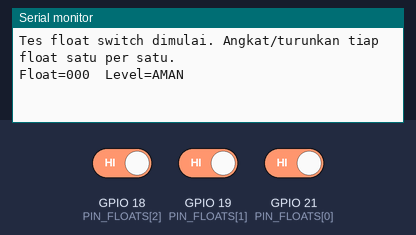
The program below on a simulated ESP32. On the bench: the last lines printed to the serial monitor. The inputs (shaded band) are chosen by the test bench; at power-on: GPIO 18 (PIN_FLOATS[2]) HIGH, GPIO 19 (PIN_FLOATS[1]) HIGH, GPIO 21 (PIN_FLOATS[0]) HIGH.

Above: at 1.7 s.
1.8 s: GPIO 18 (PIN_FLOATS[2]) driven LOW
At 2.9 s:
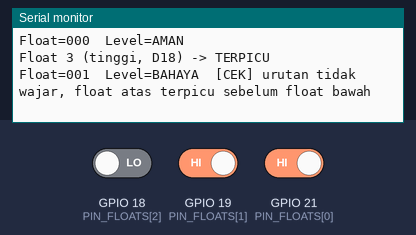
3.3 s: GPIO 19 (PIN_FLOATS[1]) driven LOW
At 4.5 s:
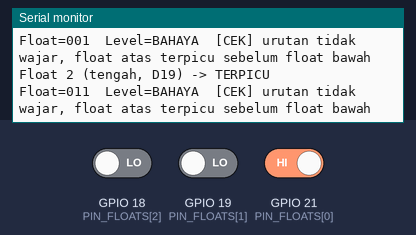
4.8 s: GPIO 21 (PIN_FLOATS[0]) driven LOW
At 5.3 s:
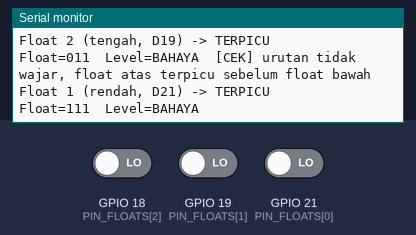
6.3 s: GPIO 18 (PIN_FLOATS[2]) driven HIGH
At 6.7 s:
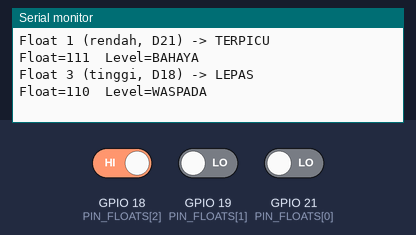
7.8 s: GPIO 19 (PIN_FLOATS[1]) driven HIGH
At 8.5 s:
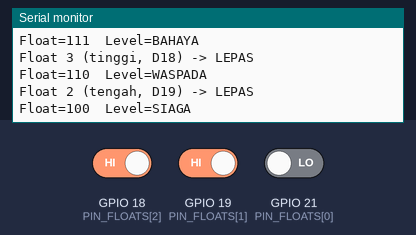
9.3 s: GPIO 21 (PIN_FLOATS[0]) driven HIGH
At 9.9 s:
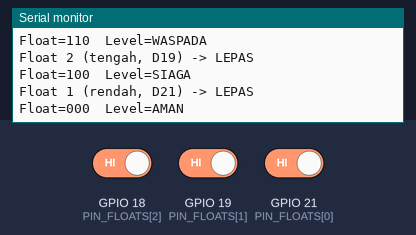

Measured:
- after the input at 1.8 s, the serial monitor: prints a new line at once (image 1)
- after the input at 3.3 s, the serial monitor: prints a new line at once (image 2)
- after the input at 4.8 s, the serial monitor: prints a new line at once (image 3)
- after the input at 6.3 s, the serial monitor: prints a new line at once (image 4)
- after the input at 7.8 s, the serial monitor: prints a new line at once (image 5)
- after the input at 9.3 s, the serial monitor: prints a new line at once (image 6)

The program:

main.cpp
```cpp
#include <Arduino.h>

// Tes 3 float switch. Sambungan tiap float: satu kabel ke pin, kabel lain ke GND.
// Pin memakai pull-up internal, jadi float terpicu = pin LOW.
// Status dicetak tiap ada perubahan, dan tiap 2 detik sebagai pengingat.

const uint8_t PIN_FLOATS[3] = {21, 19, 18};
const char* const FLOAT_NAMES[3] = {"Float 1 (rendah, D21)", "Float 2 (tengah, D19)", "Float 3 (tinggi, D18)"};
const char* const LEVEL_NAMES[4] = {"AMAN", "SIAGA", "WASPADA", "BAHAYA"};

bool lastState[3] = {false, false, false};
uint32_t lastPrint = 0;

bool readTriggered(uint8_t pin) {
  return digitalRead(pin) == LOW;
}

uint8_t levelFrom(const bool state[3]) {
  if (state[2]) return 3;
  if (state[1]) return 2;
  if (state[0]) return 1;
  return 0;
}

void printStatus(const bool state[3]) {
  Serial.print("Float=");
  for (uint8_t i = 0; i < 3; i++) Serial.print(state[i] ? '1' : '0');
  Serial.print("  Level=");
  Serial.print(LEVEL_NAMES[levelFrom(state)]);

  // Urutan normal: float atas tidak boleh terpicu kalau float bawah belum.
  if ((state[2] && (!state[1] || !state[0])) || (state[1] && !state[0])) {
    Serial.print("  [CEK] urutan tidak wajar, float atas terpicu sebelum float bawah");
  }
  Serial.println();
}

void setup() {
  Serial.begin(115200);
  delay(500);
  for (uint8_t i = 0; i < 3; i++) {
    pinMode(PIN_FLOATS[i], INPUT_PULLUP);
  }
  delay(20);
  for (uint8_t i = 0; i < 3; i++) {
    lastState[i] = readTriggered(PIN_FLOATS[i]);
  }

  Serial.println();
  Serial.println("Tes float switch dimulai. Angkat/turunkan tiap float satu per satu.");
  printStatus(lastState);
}

void loop() {
  bool state[3];
  bool changed = false;

  for (uint8_t i = 0; i < 3; i++) {
    state[i] = readTriggered(PIN_FLOATS[i]);
    if (state[i] != lastState[i]) {
      Serial.print(FLOAT_NAMES[i]);
      Serial.println(state[i] ? " -> TERPICU" : " -> LEPAS");
      lastState[i] = state[i];
      changed = true;
    }
  }

  uint32_t now = millis();
  if (changed || now - lastPrint >= 2000) {
    printStatus(state);
    lastPrint = now;
  }

  delay(20);
}
```
